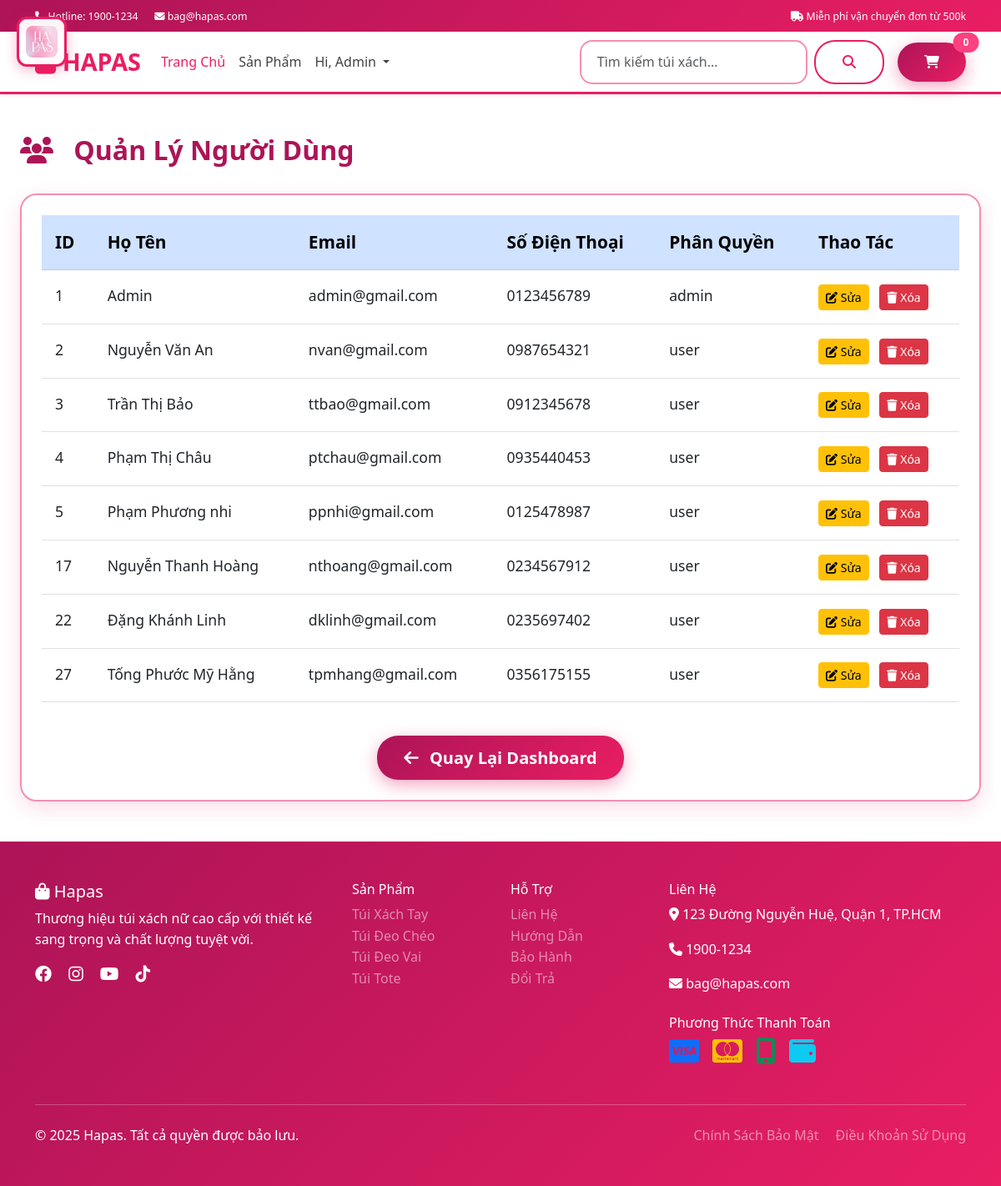
The app's page /controller/AdminUserController.php (signed in) with its own data.
### tables this page shows
CREATE TABLE `users` (
  `id` int NOT NULL,
  `name` varchar(100) NOT NULL,
  `email` varchar(100) NOT NULL,
  `phone` varchar(20) DEFAULT NULL,
  `password` varchar(255) NOT NULL,
  `role` enum('admin','user') DEFAULT 'user',
  `status` enum('active','blocked') DEFAULT 'active'
);

### views/adminuser.php (called while the page is built)
<?php
include('../assets/inc/header.php');
include('../assets/inc/navbar.php');
include('../assets/inc/_adminuser.php');
include('../assets/inc/footer.php');
?>

### controller/AdminUserController.php (called while the page is built, shortened)
<?php
require_once '../db.php';
$sql = "SELECT * FROM users ORDER BY id";
$result = $conn->query($sql);
$users = [];
if ($result && $result->num_rows > 0) {
    while($row = $result->fetch_assoc()) {
        $users[] = $row;
    }
}
include('../views/adminuser.php');
?>

### assets/inc/_adminuser.php (the view, shortened to what this page needs)
<section class="py-5" style="background: white; min-height: 85vh;">
    <div class="container-fluid px-4">
        <div class="row mb-4">
            <div class="col-12">
                <h2 class="fw-bold" style="color: #ad1457;">
                    <i class="fas fa-users me-3"></i>
                    Quản Lý Người Dùng
                </h2>
            </div>
        </div>
        <div class="row">
            <div class="col-12">
                <div class="card" style="min-height: 70vh;">
                    <div class="card-body p-4">
                        <div class="table-responsive">
                            <table class="table table-hover table-lg">
                                <thead class="table-primary">
                                    <tr>
                                        <th style="font-size: 1.3rem; padding: 1rem;">ID</th>
                                        <th style="font-size: 1.3rem; padding: 1rem;">Họ Tên</th>
                                        <th style="font-size: 1.3rem; padding: 1rem;">Email</th>
                                        <th style="font-size: 1.3rem; padding: 1rem;">Số Điện Thoại</th>
                                        <th style="font-size: 1.3rem; padding: 1rem;">Phân Quyền</th>
                                        <th style="font-size: 1.3rem; padding: 1rem;">Thao Tác</th>
                                    </tr>
                                </thead>
                                <tbody>
                                    <?php foreach($users as $user): ?>
                                    <tr>
                                        <td style="padding: 1rem; font-size: 1.1rem;"><?= $user['id'] ?></td>
                                        <td style="padding: 1rem; font-size: 1.1rem;"><?= $user['name'] ?></td>
                                        <td style="padding: 1rem; font-size: 1.1rem;"><?= $user['email'] ?></td>
                                        <td style="padding: 1rem; font-size: 1.1rem;"><?= $user['phone'] ?></td>
                                        <td style="padding: 1rem; font-size: 1.1rem;"><?= $user['role'] ?></td>
                                        <td style="padding: 1rem; font-size: 1.1rem;">
                                            <button class="btn btn-warning btn-sm me-2">
                                                <i class="fas fa-edit"></i> Sửa
                                            </button>
                                            <a href="#" class="btn btn-danger btn-sm">
                                                <i class="fas fa-trash"></i> Xóa
                                            </a>
                                        </td>
                                    </tr>
                                    <?php endforeach; ?>
                                </tbody>
                            </table>
                        </div>
                        <div class="text-center mt-4">
                            <a href="../views/admindashboard.php" class="btn btn-primary btn-lg">
                                <i class="fas fa-arrow-left me-2"></i> Quay Lại Dashboard
                            </a>
                        </div>
                    </div>
                </div>
            </div>
        </div>
    </div>
</section>

### assets/css/style.css (style rules this page uses)
:root { --primary-color: #e91e63; --primary-light: #f48fb1; --primary-dark: #ad1457; --secondary-color: #ffffff; --accent-color: #ff4081; --success-color: #4caf50; --danger-color: #f44336; --warning-color: #ff9800; --info-color: #2196f3; --light-color: #fce4ec; --dark-color: #424242; --white-color: #ffffff; --pink-gradient: linear-gradient(135deg, #e91e63 0%, #f48fb1 50%, #fce4ec 100%); --pink-dark-gradient: linear-gradient(135deg, #ad1457 0%, #e91e63 100%); }
body { font-family: 'Segoe UI', Tahoma, Geneva, Verdana, sans-serif; line-height: 1.6; background-color: var(--white-color); color: var(--dark-color); }
.btn-primary { background: var(--pink-dark-gradient); border: none; border-radius: 25px; padding: 0.7rem 2rem; font-weight: 600; transition: all 0.3s ease; box-shadow: 0 6px 20px rgba(233, 30, 99, 0.4); color: white; }
.card { border: 2px solid var(--primary-light); border-radius: 20px; box-shadow: 0 8px 25px rgba(233, 30, 99, 0.15); background: var(--white-color); }

### records on screen
users: id "1", name "Admin", email "admin@gmail.com", phone "0123456789", role "admin"
users: id "2", name "Nguyễn Văn An", email "nvan@gmail.com", phone "0987654321", role "user"
users: id "3", name "Trần Thị Bảo", email "ttbao@gmail.com", phone "0912345678", role "user"
users: id "4", name "Phạm Thị Châu", email "ptchau@gmail.com", phone "0935440453", role "user"
users: id "5", name "Phạm Phương nhi", email "ppnhi@gmail.com", phone "0125478987", role "user"
users: id "17", name "Nguyễn Thanh Hoàng", email "nthoang@gmail.com", phone "0234567912", role "user"
users: id "22", name "Đặng Khánh Linh", email "dklinh@gmail.com", phone "0235697402", role "user"
users: id "27", name "Tống Phước Mỹ Hằng", email "tpmhang@gmail.com", phone "0356175155", role "user"
